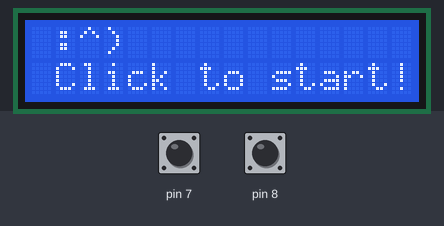
Recording of a sketch running on a simulated Arduino Uno, built with avr-gcc and run on an emulated ATmega328P. Shown: 16×2 character LCD. The inputs (shaded band) are chosen by the test bench; at power-on: pin 7 HIGH, pin 8 HIGH.

Above: at 1.2 s.
1.3 s: pin 7 pulled LOW for 0.15 s
At 2.1 s:
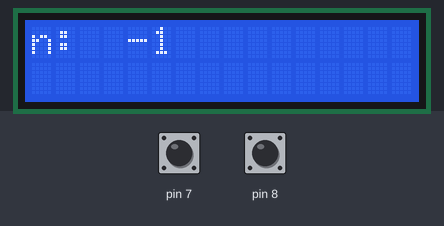
2.9 s: pin 8 pulled LOW for 0.15 s
At 3.3 s:
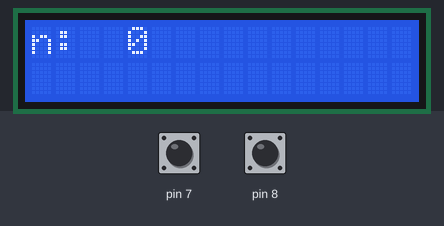
4.5 s: pin 8 pulled LOW for 1 s
At 5.7 s:
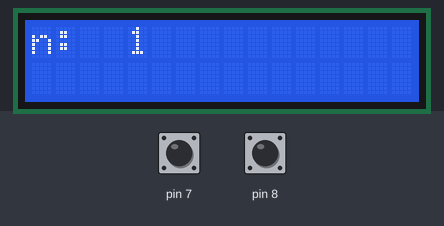
Timing chart, 0 to 7.5 s (numbered marks = the images above; inputs shaded):
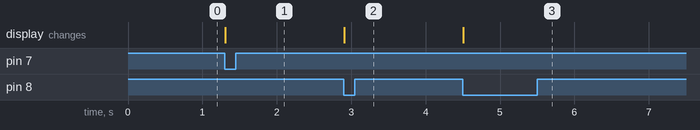

Measured:
- after the input at 1.3 s, the display: changes at once (image 1)
- after the input at 2.9 s, the display: changes at once (image 2)
- after the input at 4.5 s, the display: changes at once (image 3)

The sketch:

lcdClicker_26_09_21.ino
```cpp
#include <LiquidCrystal_PCF8574.h>
#include <Wire.h>
LiquidCrystal_PCF8574 lcd(0x27); // адрес

void setup() {
  lcd.begin(16, 2);// размер дисплея
  lcd.setBacklight(255); //яркость
  lcd.clear();
  lcd.print(" :^)");
  lcd.setCursor(1, 1);// переход на 2ую строчку
  lcd.print("Click to start!");
  pinMode(8, INPUT_PULLUP);
  pinMode(7, INPUT_PULLUP);
}

bool btn1 = false;
bool btn2 = false;
int num = 0;

void loop() {
  bool btnState = !digitalRead(8);
  if (btnState && !btn1) {
    btn1 = true;
    num++;
    lcd.clear();
    lcd.print("n: ");
    lcd.setCursor(4, 0);
    lcd.print(num);
  }
  if (!btnState && btn1) {
    btn1 = false;
  }
  //
  bool btnState2 = !digitalRead(7);
  if (btnState2 && !btn2) {
    btn2 = true;
    num--;
    lcd.clear();
    lcd.print("n: ");
    lcd.setCursor(4, 0);
    lcd.print(num);
  }
  if (!btnState2 && btn2) {
    btn2 = false;
  }
}
```
